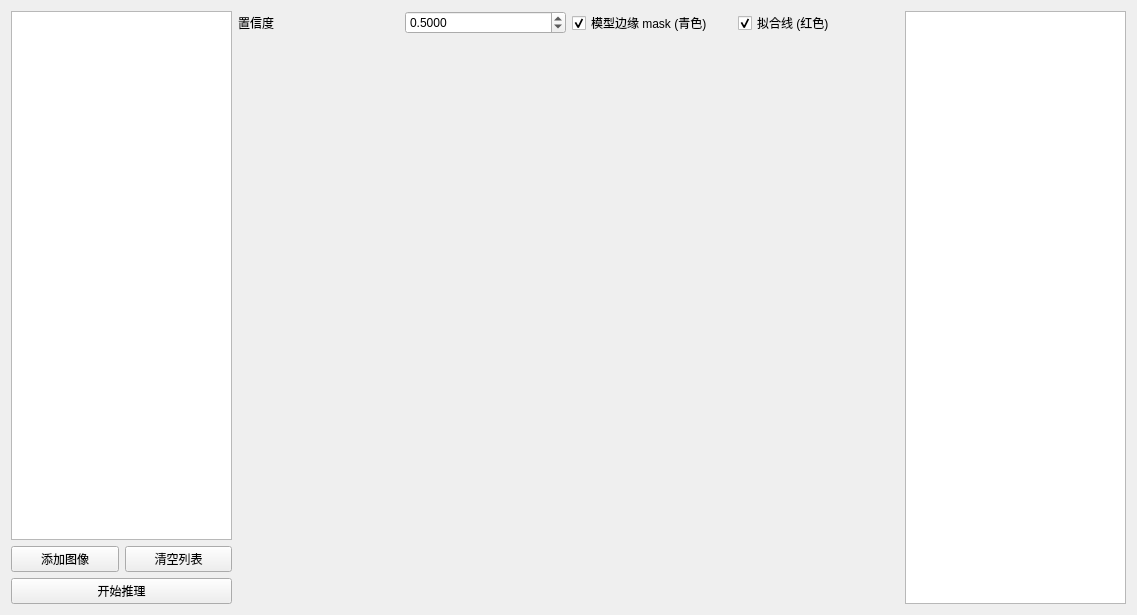
<?xml version="1.0" encoding="UTF-8"?>
<ui version="4.0">
 <class>LineInferForm</class>
 <widget class="QWidget" name="LineInferForm">
  <property name="geometry">
   <rect>
    <x>0</x>
    <y>0</y>
    <width>1137</width>
    <height>615</height>
   </rect>
  </property>
  <layout class="QGridLayout" name="gridLayout_2">
   <item row="0" column="0">
    <layout class="QGridLayout" name="gridLayout" columnstretch="2,6,2" columnminimumwidth="0,0,0">
     <item row="0" column="0">
      <layout class="QVBoxLayout" name="left">
       <item>
        <widget class="QListWidget" name="images"/>
       </item>
       <item>
        <layout class="QHBoxLayout" name="filesLayout">
         <item>
          <widget class="QPushButton" name="buttonAdd">
           <property name="text">
            <string>添加图像</string>
           </property>
          </widget>
         </item>
         <item>
          <widget class="QPushButton" name="buttonClear">
           <property name="text">
            <string>清空列表</string>
           </property>
          </widget>
         </item>
        </layout>
       </item>
       <item>
        <widget class="QPushButton" name="run">
         <property name="text">
          <string>开始推理</string>
         </property>
        </widget>
       </item>
      </layout>
     </item>
     <item row="0" column="1">
      <layout class="QVBoxLayout" name="right" stretch="0,1">
       <item>
        <layout class="QHBoxLayout" name="layers">
         <item>
          <widget class="QLabel" name="label">
           <property name="text">
            <string>置信度</string>
           </property>
          </widget>
         </item>
         <item>
          <widget class="QDoubleSpinBox" name="dSpinBox_conf">
           <property name="decimals">
            <number>4</number>
           </property>
           <property name="maximum">
            <double>1.000000000000000</double>
           </property>
           <property name="singleStep">
            <double>0.010000000000000</double>
           </property>
           <property name="value">
            <double>0.500000000000000</double>
           </property>
          </widget>
         </item>
         <item>
          <widget class="QCheckBox" name="showMask">
           <property name="text">
            <string>模型边缘 mask (青色)</string>
           </property>
           <property name="checked">
            <bool>true</bool>
           </property>
          </widget>
         </item>
         <item>
          <widget class="QCheckBox" name="showLines">
           <property name="text">
            <string>拟合线 (红色)</string>
           </property>
           <property name="checked">
            <bool>true</bool>
           </property>
          </widget>
         </item>
        </layout>
       </item>
       <item>
        <widget class="BaseAnnoDisplayWidget" name="canvas" native="true"/>
       </item>
      </layout>
     </item>
     <item row="0" column="2">
      <widget class="QPlainTextEdit" name="log">
       <property name="readOnly">
        <bool>true</bool>
       </property>
      </widget>
     </item>
    </layout>
   </item>
  </layout>
 </widget>
 <customwidgets>
  <customwidget>
   <class>BaseAnnoDisplayWidget</class>
   <extends>QWidget</extends>
   <header>BaseAnnoDisplayWidget.h</header>
   <container>1</container>
  </customwidget>
 </customwidgets>
 <resources/>
 <connections/>
</ui>
